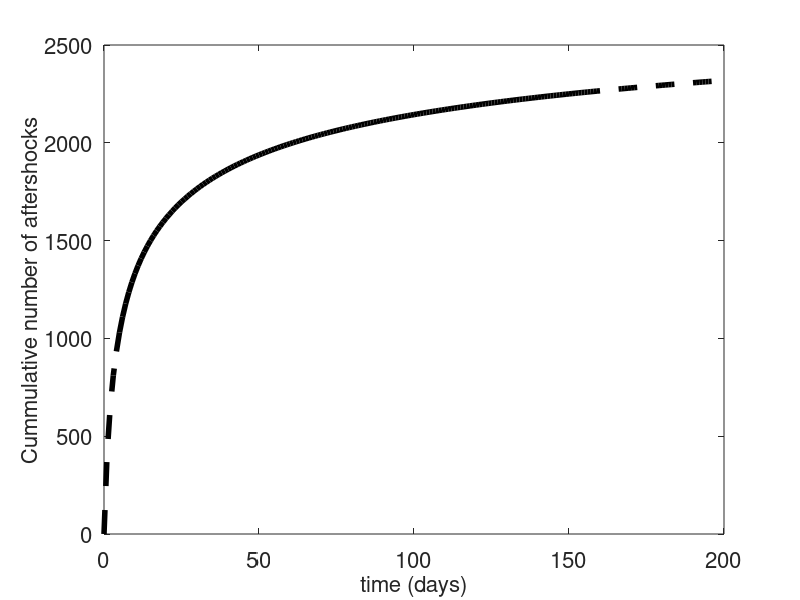

Write MATLAB code to recreate this figure.
function [] = build_OmoriFigure()

% The purpose of this function is to build the Omori figure...

tstart = 4;
tdays = 150;
tend = tstart+tdays; 
ttotal = 1000;

Nstart =  Cumm_Omori(tstart)
Nend = Cumm_Omori(tend)
Ntotal = Cumm_Omori(ttotal)

prop_recorded = (Nend-Nstart)/Ntotal

t1 = [0:tstart];
N1 = Cumm_Omori(t1);
plot(t1,N1,'k--','linewidth',4)

t2 = [tstart:tend];
N2 = Cumm_Omori(t2);
hold on
plot(t2,N2,'k','linewidth',4)

t3 = [tend:200];
N3 = Cumm_Omori(t3);
plot(t3,N3,'k--','linewidth',4)

fsize = 16;
set(gca,'fontsize',fsize)
xlabel('time (days)','fontsize',fsize)
ylabel('Cummulative number of aftershocks','fontsize',fsize)

print -depsc OmoriFigure.eps

function [N] = Cumm_Omori(t)
% Assume the following values
K = 906.5;
c = 1.433; 
p = 1.256;

N = K *( c^(1-p) - (t+c).^(1-p))/(p-1);
